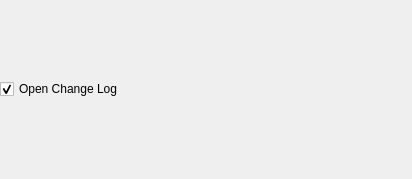
<?xml version="1.0" encoding="UTF-8"?>
<ui version="4.0">
 <class>ReadMeCheckBoxForm</class>
 <widget class="QWidget" name="ReadMeCheckBoxForm">
  <property name="geometry">
   <rect>
    <x>0</x>
    <y>0</y>
    <width>412</width>
    <height>179</height>
   </rect>
  </property>
  <layout class="QVBoxLayout" name="verticalLayout">
   <property name="leftMargin">
    <number>0</number>
   </property>
   <property name="topMargin">
    <number>0</number>
   </property>
   <property name="rightMargin">
    <number>0</number>
   </property>
   <property name="bottomMargin">
    <number>0</number>
   </property>
   <item>
    <widget class="QCheckBox" name="readMeCheckBox">
     <property name="text">
      <string>Open Change Log</string>
     </property>
     <property name="checked">
      <bool>true</bool>
     </property>
     <property name="tristate">
      <bool>false</bool>
     </property>
    </widget>
   </item>
  </layout>
 </widget>
 <resources/>
 <connections/>
</ui>
